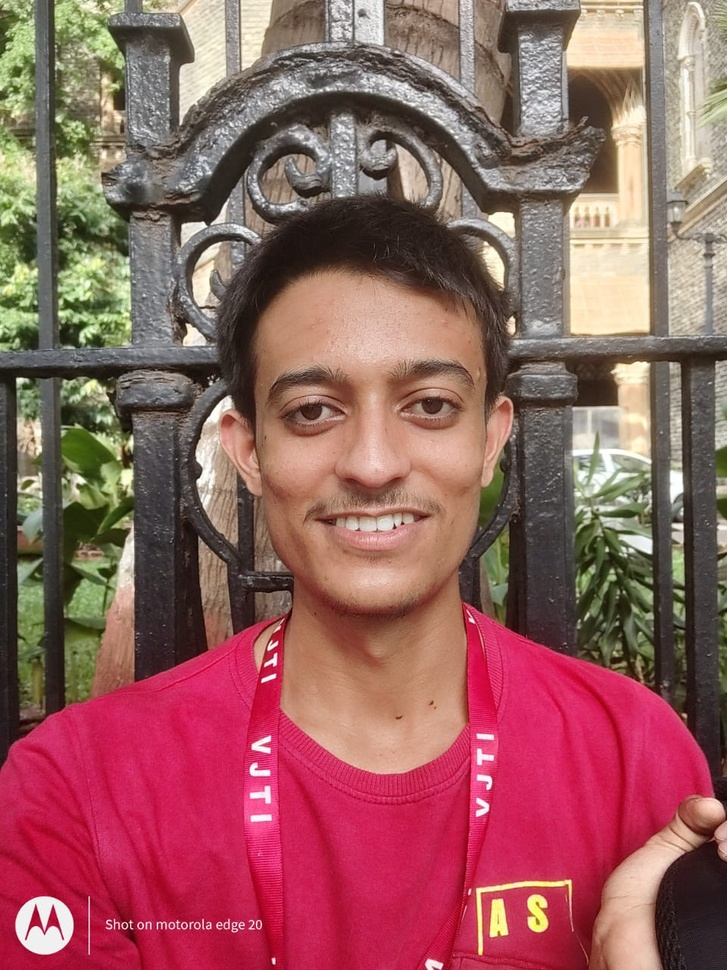
#> input picture Lab_2/image.jpg, 727 x 970 px, shrunk from 960 x 1280 before the run
$ python tempCodeRunnerFile.py
#> lines starting #> are read from the running program, lines starting #| are printed output that depends on the picture
# import opencv
import cv2

# Load the input image
image = cv2.imread('image.jpg')
#> image is the input picture: shape (970, 727, 3); mean B, G, R 95.2, 95.9, 149.3
cv2.imshow('Original', image)
cv2.waitKey(0)

# Use the cvtColor() function to grayscale the image
gray_image = cv2.cvtColor(image, cv2.COLOR_BGR2GRAY)
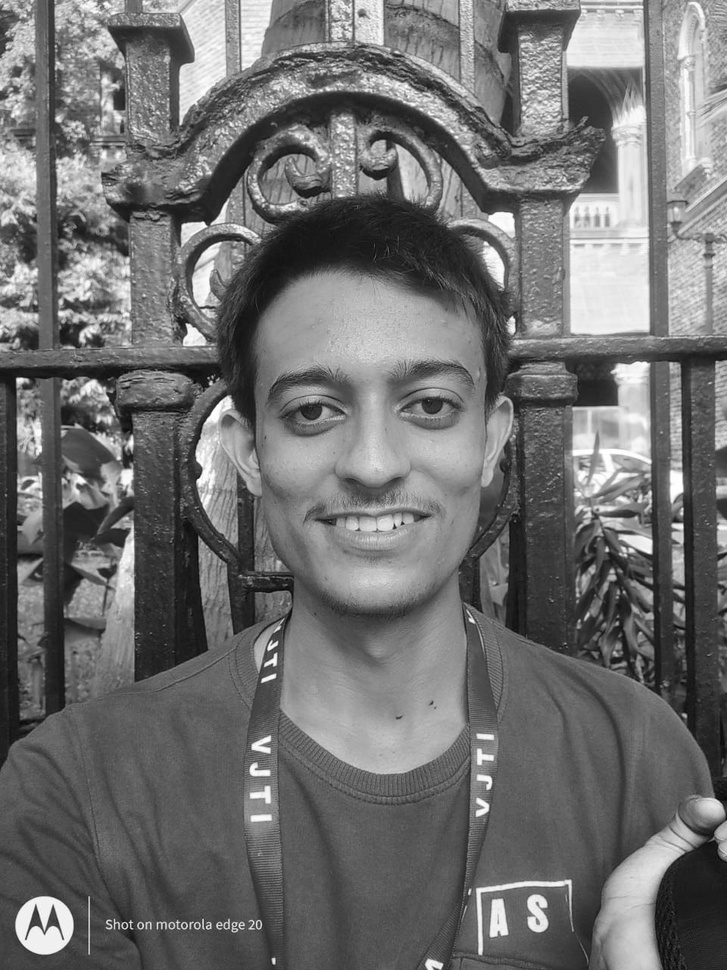
#> gray_image: shape (970, 727); min 5, max 255, mean 111.8

cv2.imshow('Grayscale', gray_image)
cv2.waitKey(0)

# Window shown waits for any key pressing event
cv2.destroyAllWindows()
